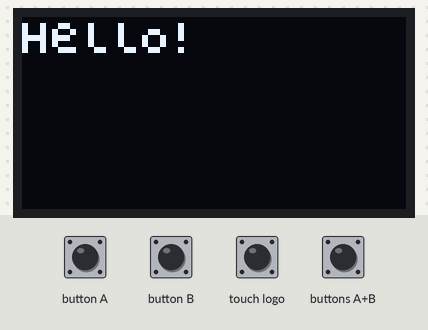
Recording of a program running on a simulated BBC micro:bit (MakeCode). On the bench: 128×64 one-colour display. The inputs (shaded band) are chosen by the test bench.

Above: at 1.2 s.
1.3 s: button A pressed for 0.15 s
3.0 s: button B pressed for 0.15 s
At 3.9 s:
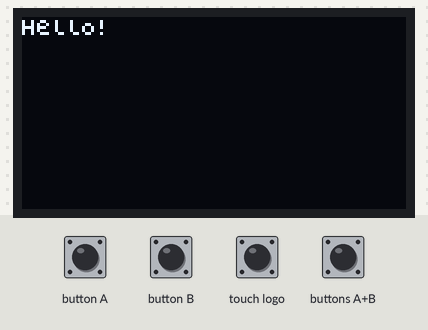
4.7 s: buttons A+B pressed for 0.15 s
At 6.1 s:
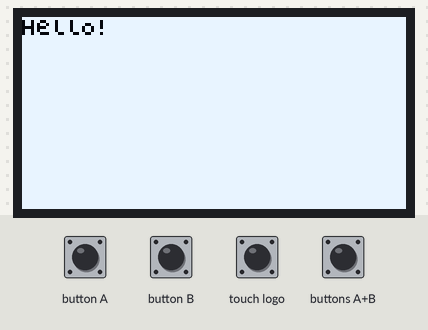
6.4 s: button A pressed for 0.15 s
At 7.8 s:
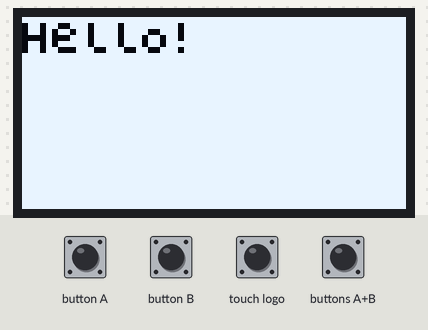
Timing chart, 0 to 9.1 s (numbered marks = the images above; inputs shaded):
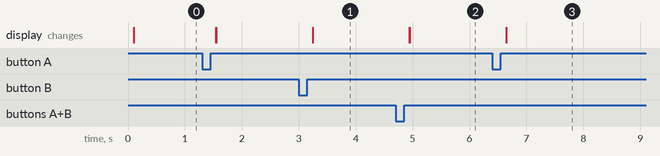

Measured:
- after the input at 3.0 s, the display: first changes after 0.24 s (image 1 shows a later state)
- after the input at 4.7 s, the display: first changes after 0.24 s (image 2 shows a later state)
- after the input at 6.4 s, the display: first changes after 0.24 s (image 3 shows a later state)

The program:

main.ts
```typescript
input.onLogoEvent(TouchButtonEvent.Pressed, function () {
    OLED12864_I2C.clear()
    OLED12864_I2C.invert(false)
})
input.onButtonPressed(Button.A, function () {
    OLED12864_I2C.clear()
    OLED12864_I2C.zoom(true)
})
input.onButtonPressed(Button.AB, function () {
    OLED12864_I2C.clear()
    OLED12864_I2C.invert(true)
})
input.onButtonPressed(Button.B, function () {
    OLED12864_I2C.clear()
    OLED12864_I2C.zoom(false)
})
OLED12864_I2C.init(60)
basic.forever(function () {
    OLED12864_I2C.showString(
    0,
    0,
    "Hello!",
    1
    )
})
```

test.ts
```typescript
// aquí va el archivo "tests"; esto no se compilará cuando este paquete se utilice como una extensión.
```
